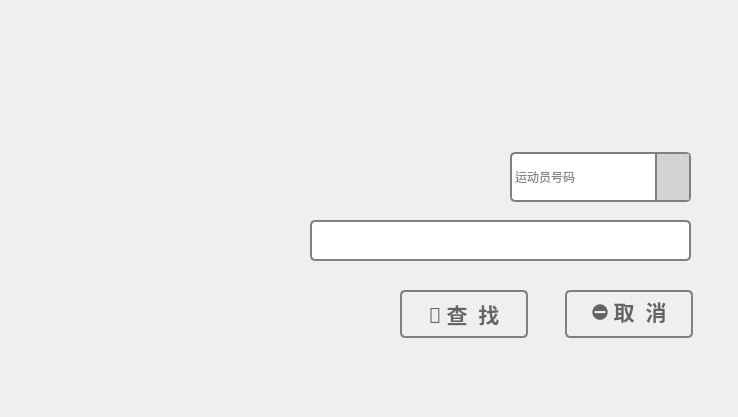
<?xml version="1.0" encoding="UTF-8"?>
<ui version="4.0">
 <class>FindDialog</class>
 <widget class="QDialog" name="FindDialog">
  <property name="geometry">
   <rect>
    <x>0</x>
    <y>0</y>
    <width>738</width>
    <height>417</height>
   </rect>
  </property>
  <property name="windowTitle">
   <string>Dialog</string>
  </property>
  <property name="styleSheet">
   <string notr="true">QDialog
{
	background-image: url(:/images/Find.png);
background-repeat: no-repeat;  /* 防止图片重复 */
}

</string>
  </property>
  <widget class="QPushButton" name="pushButton_ok">
   <property name="geometry">
    <rect>
     <x>400</x>
     <y>290</y>
     <width>128</width>
     <height>48</height>
    </rect>
   </property>
   <property name="font">
    <font>
     <family>微软雅黑</family>
     <pointsize>16</pointsize>
     <bold>true</bold>
    </font>
   </property>
   <property name="styleSheet">
    <string notr="true">QPushButton {
background:qlineargradient(spread:pad, x1:0, y1:0, x2:0, y2:1, 
stop:0 rgba(233, 233, 233, 255), 
stop:0.35 rgba(220, 220, 220, 255), 
stop:0.5 rgba(213, 213, 213, 255), 
stop:0.65 rgba(230, 230, 230, 255), 
stop:1 rgba(242, 242, 242, 255));
 border: 2px solid rgb(128,126,126);
 border-radius: 5px;
	color: rgb(100, 100, 100);
}
QPushButton:hover{
        background:qlineargradient(spread:pad, x1:0, y1:0, x2:0, y2:1, 
stop:0 rgba(250, 250, 250, 255), 
stop:0.5 rgba(255, 255, 255, 255), 
stop:1 rgba(250, 250, 250, 255));
 border: 2px solid rgb(63,140,161);
 border-radius: 5px;
}
 
QPushButton:pressed{
        background:qlineargradient(spread:pad, x1:0, y1:0, x2:0, y2:1, 
stop:0 rgba(255, 255, 255, 255), 
stop:0.5 rgba(235, 247, 253, 255), 
stop:1 rgba(213, 237, 250, 255));
 border: 2px solid rgb(3,110,183);
 border-radius: 5px;
}</string>
   </property>
   <property name="text">
    <string>🔎 查  找</string>
   </property>
  </widget>
  <widget class="QPushButton" name="pushButton_cancel">
   <property name="geometry">
    <rect>
     <x>565</x>
     <y>290</y>
     <width>128</width>
     <height>48</height>
    </rect>
   </property>
   <property name="font">
    <font>
     <family>微软雅黑</family>
     <pointsize>16</pointsize>
     <bold>true</bold>
    </font>
   </property>
   <property name="styleSheet">
    <string notr="true">QPushButton {
background:qlineargradient(spread:pad, x1:0, y1:0, x2:0, y2:1, 
stop:0 rgba(233, 233, 233, 255), 
stop:0.35 rgba(220, 220, 220, 255), 
stop:0.5 rgba(213, 213, 213, 255), 
stop:0.65 rgba(230, 230, 230, 255), 
stop:1 rgba(242, 242, 242, 255));
 border: 2px solid rgb(128,126,126);
 border-radius: 5px;
	color: rgb(100, 100, 100);
}
QPushButton:hover{
        background:qlineargradient(spread:pad, x1:0, y1:0, x2:0, y2:1, 
stop:0 rgba(250, 250, 250, 255), 
stop:0.5 rgba(255, 255, 255, 255), 
stop:1 rgba(250, 250, 250, 255));
 border: 2px solid rgb(63,140,161);
 border-radius: 5px;
}
 
QPushButton:pressed{
        background:qlineargradient(spread:pad, x1:0, y1:0, x2:0, y2:1, 
stop:0 rgba(255, 255, 255, 255), 
stop:0.5 rgba(235, 247, 253, 255), 
stop:1 rgba(213, 237, 250, 255));
 border: 2px solid rgb(3,110,183);
 border-radius: 5px;
}</string>
   </property>
   <property name="text">
    <string>⛔ 取  消</string>
   </property>
  </widget>
  <widget class="QComboBox" name="comboBox">
   <property name="geometry">
    <rect>
     <x>510</x>
     <y>152</y>
     <width>181</width>
     <height>50</height>
    </rect>
   </property>
   <property name="styleSheet">
    <string notr="true">QComboBox
{
border: 2px solid gray;  /* QComboBox的边框 */
border-radius:5px;
	
	color: rgb(136, 136, 136);
	background-color: rgb(255, 255, 255);
	font: 700 14pt &quot;微软雅黑&quot;;
}
QComboBox::drop-down {
    subcontrol-origin: padding;  /* 设置子控件相对于组合框的内部边距对齐 */
    subcontrol-position: top right;  /* 设置子控件的位置 */
    width: 32px;  /* 按钮宽度 */
    border-left: 2px solid gray;  /* 按钮左侧的分割线 */
    background-color:lightgray;  /* 按钮的背景色 */
	
}
QComboBox QAbstractItemView {
    font: bold 14px;             
	color: rgb(136, 136, 136);/* 项目文字颜色 */
    background-color: blue;         /* 下拉菜单背景颜色 */
    selection-background-color: darkblue;  /* 选中的项目的背景颜色 */
    selection-color: yellow;        /* 选中项目的文字颜色 */
    padding: 5px;                   /* 内边距，确保文字不靠边 */
    border: 2px solid gray;            /* 下拉菜单的边框 */
    border-radius: 5px;                /* 圆角边框 */
    background-color: lightgray;       /* 下拉菜单的背景色 */
    padding: 5px;
    selection-background-color: darkgray;  /* 选中项目的背景色 */
}
</string>
   </property>
   <item>
    <property name="text">
     <string>运动员号码</string>
    </property>
   </item>
   <item>
    <property name="text">
     <string>运动员姓名</string>
    </property>
   </item>
   <item>
    <property name="text">
     <string>运动员年龄</string>
    </property>
   </item>
   <item>
    <property name="text">
     <string>运动员国家</string>
    </property>
   </item>
  </widget>
  <widget class="QLineEdit" name="lineEdit">
   <property name="geometry">
    <rect>
     <x>310</x>
     <y>220</y>
     <width>381</width>
     <height>41</height>
    </rect>
   </property>
   <property name="font">
    <font>
     <family>微软雅黑</family>
     <pointsize>14</pointsize>
     <bold>true</bold>
    </font>
   </property>
   <property name="styleSheet">
    <string notr="true">border: 2px solid gray;  /* QComboBox的边框 */
border-radius:5px;
color: rgb(100,100, 100);
background-color: rgb(255, 255, 255);</string>
   </property>
  </widget>
 </widget>
 <resources/>
 <connections/>
</ui>
